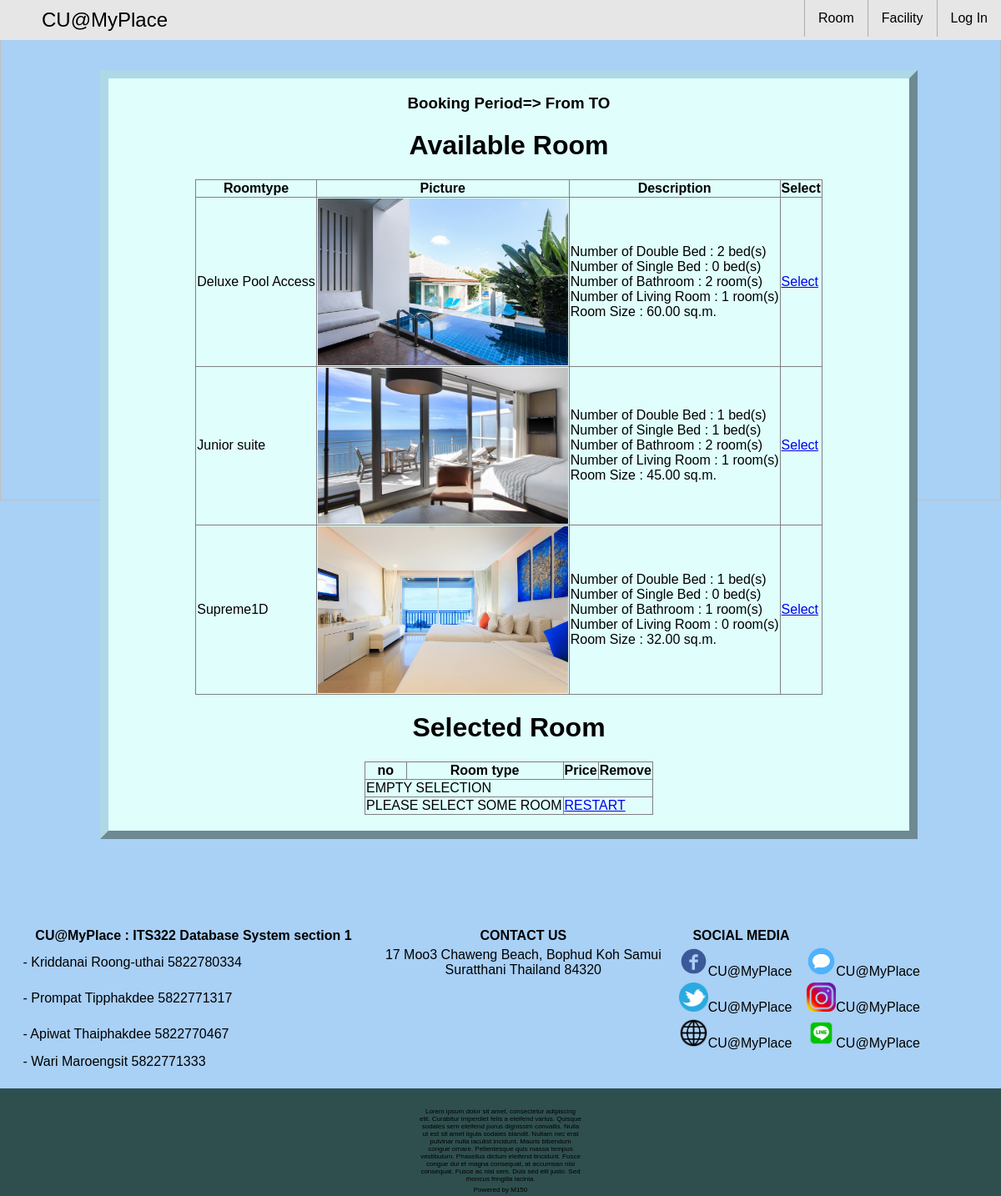
/newpage/selectroom.php, run on the app's committed database.
### tables this page shows
CREATE TABLE `room` (
  `idroom` int(11) NOT NULL,
  `roomtype_idroomtype` int(11) NOT NULL,
  `roomname` varchar(45) NOT NULL,
  `status` enum('open','closed') NOT NULL
);

CREATE TABLE `roomtype` (
  `idroomtype` int(11) NOT NULL,
  `name` varchar(45) NOT NULL,
  `numdbed` int(11) NOT NULL,
  `numsbed` int(11) NOT NULL,
  `numbath` int(11) NOT NULL,
  `numliving` int(11) NOT NULL,
  `size` decimal(5,2) DEFAULT NULL,
  `price` decimal(8,2) NOT NULL,
  `numadult` int(11) NOT NULL,
  `numchild` int(11) NOT NULL,
  `pic` varchar(45) DEFAULT NULL
);

### newpage/selectroom.php (the view, shortened to what this page needs)
<?php
  require_once('helperfunction.php');
  require_once('connect.php');
?>
<html>
<head>
  <link rel="stylesheet" href="default.css">
</head>
<body>
    <div class="container">
      <?php
      if (isset($_SESSION['userinfo'])) {
        topbar_logout();
      }else{
        topbar();
      }
       ?>
      <div class="tcontentbox">
          <h3>Booking Period=> From <?php echo $_SESSION['bookinguser']['datefrom']; ?> TO <?php echo $_SESSION['bookinguser']['dateto']; ?></h3>
          <h1>Available Room</h1>
          <table border=1>
            <tr>
             <th>Roomtype</th>
             <th>Picture</th>
             <th>Description</th>
             <th>Select</th>
           </tr>
           <?php
             $q = "CALL `availableroomtype`('".$_SESSION['bookinguser']['datefrom']."', '".$_SESSION['bookinguser']['dateto']."');";
             $result = $mysqli->query($q);
             if(!$result){
               echo "error";
               echo $mysqli->error;
             }else{
               if($result->num_rows != 0){
                 while($row=$result->fetch_array()){
                     echo "<tr>
                       <td>".$row['name']."</td>
                       <td><img src='img/".$row['pic'].".jpg' width='300'></td>
                       <td>
                       Number of Double Bed : ".$row['numdbed']." bed(s)<br>
                       Number of Single Bed : ".$row['numsbed']." bed(s)<br>
                       Number of Bathroom : ".$row['numbath']." room(s)<br>
                       Number of Living Room : ".$row['numliving']." room(s)<br>
                       Room Size : ".$row['size']." sq.m.<br>
                       </td>";
                       if (($_SESSION['availableroom'][$row['idroomtype']]) > ($_SESSION['selectedcount'][$row['idroomtype']])) {
                         echo "<td><a href='addcart.php?idroomtype=".$row['idroomtype']."'>Select</a></td></tr>";
                       }else{
                         echo "<td>NO MORE ROOM";
                         echo "</td></tr>";
                       }
                   }
               }else{
                 echo "<tr><td colspan='4'> NO ROOM AVAILABLE</td></tr>";
               }
             }
            ?>
         </table>
         <h1>Selected Room</h1>
         <table border=1>
           <tr>
             <th>no</th>
             <th>Room type</th>
             <th>Price</th>
             <th>Remove</th>
           </tr>
           <?php
            if (!isset($_SESSION['cart']['0'])) {
              echo "<td colspan=4>EMPTY SELECTION</td>";
            }
            ?>
            <tr>
              <?php
              if(isset($_SESSION['cart'][0])){
                echo '<td colspan="2"><a href="confirm.php">CONTINUE</a></td>';
              }else{
                echo '<td colspan="2">PLEASE SELECT SOME ROOM</td>';
              }
               ?>
              <td colspan="2"><a href="logout.php">RESTART</a></td>
            </tr>
         </table>
    </div>
</div>
  </body>
</html>

### newpage/default.css (style rules this page uses)
body { width: 100%; padding: 0px; margin: 0px; font-family: sans-serif; }
.container { width: 100%; }
.tcontentbox { border: 10px outset lightblue; float: left; background-color:#DFFEFC; height: auto; width: 80%; position: relative; margin: 7% 10%; z-index: 2; text-align: center; min-height: 400px; }
.tcontentbox table { border-collapse: collapse; margin: auto auto 2% auto; }

### data on the page
room: roomtype_idroomtype.name "Deluxe Pool Access", roomtype_idroomtype.pic (picture), roomtype_idroomtype.numdbed "2", roomtype_idroomtype.numsbed "0", roomtype_idroomtype.numbath "2", roomtype_idroomtype.numliving "1", roomtype_idroomtype.size "60.00"
room: roomtype_idroomtype.name "Junior suite", roomtype_idroomtype.pic (picture), roomtype_idroomtype.numdbed "1", roomtype_idroomtype.numsbed "1", roomtype_idroomtype.numbath "2", roomtype_idroomtype.numliving "1", roomtype_idroomtype.size "45.00"
room: roomtype_idroomtype.name "Supreme1D", roomtype_idroomtype.pic (picture), roomtype_idroomtype.numdbed "1", roomtype_idroomtype.numsbed "0", roomtype_idroomtype.numbath "1", roomtype_idroomtype.numliving "0", roomtype_idroomtype.size "32.00"
